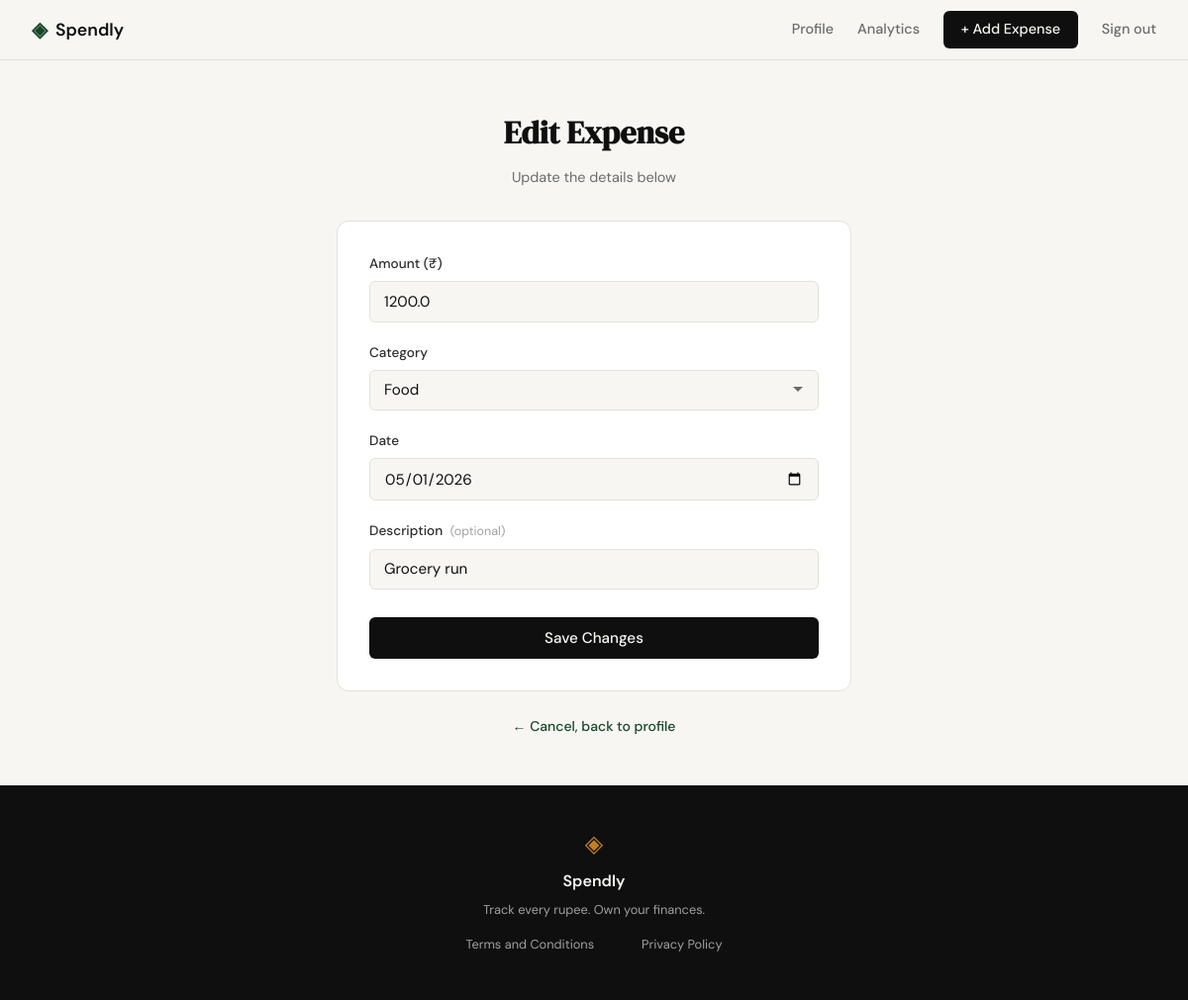
The app's page /expenses/1/edit (signed in), older data.
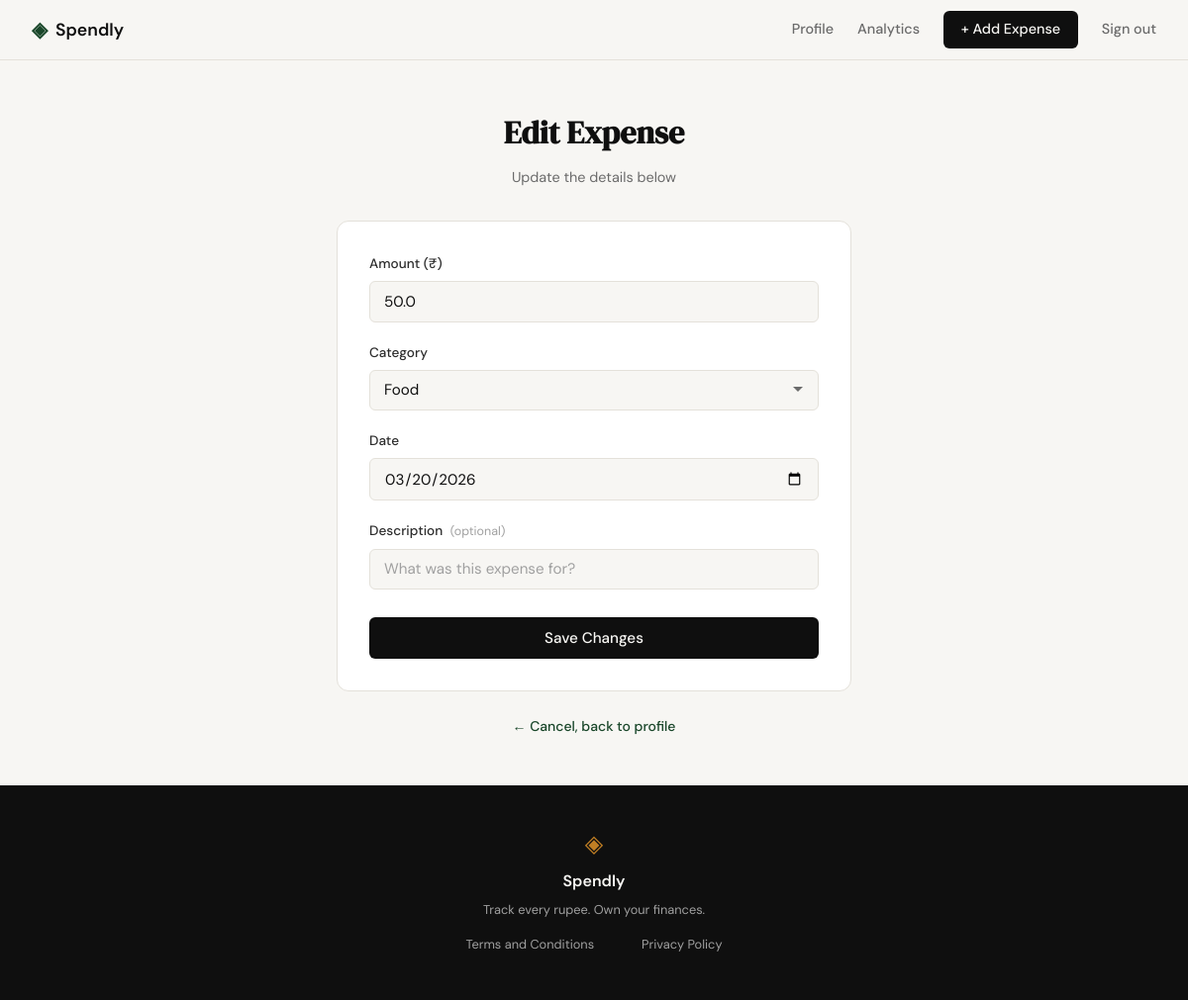
The same page, newer data.
### tables this page shows
CREATE TABLE expenses (
            id          INTEGER PRIMARY KEY AUTOINCREMENT,
            user_id     INTEGER NOT NULL REFERENCES users(id),
            amount      REAL    NOT NULL,
            category    TEXT    NOT NULL,
            date        TEXT    NOT NULL,
            description TEXT,
            created_at  TEXT    DEFAULT (datetime('now'))
        );

### app.py (the view, shortened to what this page needs)
@app.route("/expenses/<int:id>/edit", methods=["GET", "POST"])
def edit_expense(id):
    if not session.get("user_id"):
        return redirect(url_for("login"))
    expense = get_expense_by_id(id, session["user_id"])
    if expense is None:
        abort(404)
    if request.method == "GET":
        return render_template("edit_expense.html",
            expense    = expense,
            expense_id = id,
            categories = VALID_CATEGORIES,
        )

### database/db.py (called while the page is built)
def get_db():
    conn = sqlite3.connect(DB_PATH)
    conn.row_factory = sqlite3.Row
    conn.execute("PRAGMA foreign_keys = ON")
    return conn

### database/queries.py (called while the page is built)
def get_expense_by_id(expense_id, user_id):
    conn = get_db()
    row  = conn.execute(
        "SELECT * FROM expenses WHERE id = ? AND user_id = ?",
        (expense_id, user_id),
    ).fetchone()
    conn.close()
    return row

### templates/edit_expense.html (shortened to what this page needs)
{% extends "base.html" %}
{% block content %}
<section class="auth-section">
    <div class="auth-container add-expense-container">
        <div class="auth-header">
            <h1 class="auth-title">Edit Expense</h1>
            <p class="auth-subtitle">Update the details below</p>
        </div>
        <div class="auth-card">
            <form method="POST"
                  action="{{ url_for('edit_expense', id=expense_id) }}">
                <div class="form-group">
                    <label for="amount">Amount (₹)</label>
                    <input
                        type="number"
                        id="amount"
                        name="amount"
                        class="form-input"
                        placeholder="0.00"
                        step="0.01"
                        min="0.01"
                        value="{{ expense.amount if expense.amount is not none else '' }}"
                        required
                        autofocus>
                </div>
                <div class="form-group">
                    <label for="category">Category</label>
                    <select id="category" name="category"
                            class="form-input form-select" required>
                        {% for cat in categories %}
                        <option value="{{ cat }}"
                            {% if expense.category == cat %}selected{% endif %}>
                            {{ cat }}
                        </option>
                        {% endfor %}
                    </select>
                </div>
                <div class="form-group">
                    <label for="date">Date</label>
                    <input
                        type="date"
                        id="date"
                        name="date"
                        class="form-input"
                        value="{{ expense.date }}"
                        required>
                </div>
                <div class="form-group">
                    <label for="description">
                        Description
                        <span class="form-label-optional">(optional)</span>
                    </label>
                    <input
                        type="text"
                        id="description"
                        name="description"
                        class="form-input"
                        placeholder="What was this expense for?"
                        maxlength="200"
                        value="{{ expense.description if expense.description and expense.description != '—' else '' }}">
                </div>
                <button type="submit" class="btn-submit">
                    Save Changes
                </button>
            </form>
        </div>
        <p class="auth-switch">
            <a href="{{ url_for('profile') }}">← Cancel, back to profile</a>
        </p>
    </div>
</section>
{% endblock %}

Row changes from the older to the newer data that the page shows:
changed expenses "Food": amount "1200.0" → "50.0"; date "05/01/2026" → "03/20/2026"; description "Grocery run" → (not shown)
